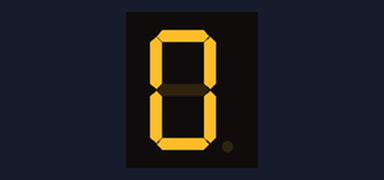
The sketch below on a simulated Arduino Uno, built with avr-gcc and run on an emulated ATmega328P. Shown: 1-digit seven-segment display. Wiring (inferred from the names in the program): 1-digit 7-segment display, segments lit when HIGH: segments pin 2, pin 3, pin 4, pin 5, pin 6, pin 7, pin 8, pin 9. The segment pins are drawn as the display they are named for.

Above: at 0.1 s.
At 1.1 s:
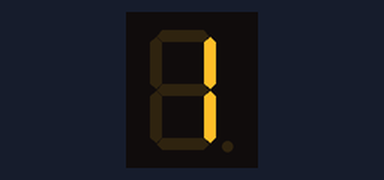
At 2.1 s:
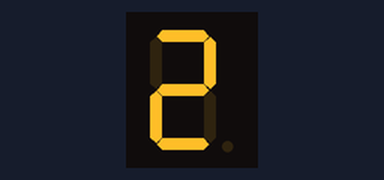
At 5.1 s:
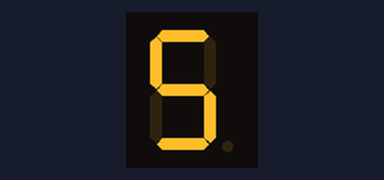
At 8.1 s:
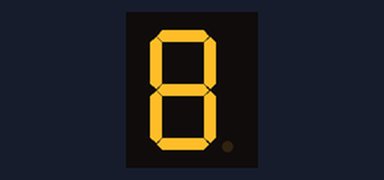
At 11.1 s:
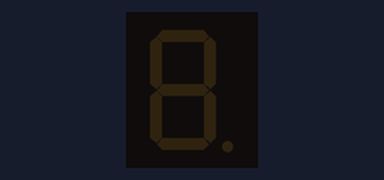

The sketch:

seven_segment_display.ino
```cpp
/*
   7세그먼트 사용하기
   사용부품: 7세그먼트(cathode 타입) 1 개, 저항(330 Ω) 2 개
   cathode 타입 사용 시 common 핀을 GND에 연결(digitalWrite를 HIGH 해야 불 들어옴)
   anode 타입 사용 시 common 핀을 VCC에 연결(digitalWrite를 LOW 해야 불 들어옴)
*/

int A = 2;
int B = 3;
int C = 4;
int D = 5;
int E = 6;
int F = 7;
int G = 8;
int DP = 9;

void setup() {
  Serial.begin(9600);
  pinMode(A, OUTPUT);
  pinMode(B, OUTPUT);
  pinMode(C, OUTPUT);
  pinMode(D, OUTPUT);
  pinMode(E, OUTPUT);
  pinMode(F, OUTPUT);
  pinMode(G, OUTPUT);
  pinMode(DP, OUTPUT);
}

void loop() {
  zero();
  delay(1000);
  one();
  delay(1000);
  two();
  delay(1000);
  three();
  delay(1000);
  four();
  delay(1000);
  five();
  delay(1000);
  six();
  delay(1000);
  seven();
  delay(1000);
  eight();
  delay(1000);
  nine();
  delay(1000);
  all();
  delay(1000);
}

void zero() {
  digitalWrite(A, HIGH);
  digitalWrite(B, HIGH);
  digitalWrite(C, HIGH);
  digitalWrite(D, HIGH);
  digitalWrite(E, HIGH);
  digitalWrite(F, HIGH);
  digitalWrite(G, LOW);
}

void one() {
  digitalWrite(A, LOW);
  digitalWrite(B, HIGH);
  digitalWrite(C, HIGH);
  digitalWrite(D, LOW);
  digitalWrite(E, LOW);
  digitalWrite(F, LOW);
  digitalWrite(G, LOW);
}

void two() {
  digitalWrite(A, HIGH);
  digitalWrite(B, HIGH);
  digitalWrite(C, LOW);
  digitalWrite(D, HIGH);
  digitalWrite(E, HIGH);
  digitalWrite(F, LOW);
  digitalWrite(G, HIGH);
}

void three() {
  digitalWrite(A, HIGH);
  digitalWrite(B, HIGH);
  digitalWrite(C, HIGH);
  digitalWrite(D, HIGH);
  digitalWrite(E, LOW);
  digitalWrite(F, LOW);
  digitalWrite(G, HIGH);
}

void four() {
  digitalWrite(A, LOW);
  digitalWrite(B, HIGH);
  digitalWrite(C, HIGH);
  digitalWrite(D, LOW);
  digitalWrite(E, LOW);
  digitalWrite(F, HIGH);
  digitalWrite(G, HIGH);
}

void five() {
  digitalWrite(A, HIGH);
  digitalWrite(B, LOW);
  digitalWrite(C, HIGH);
  digitalWrite(D, HIGH);
  digitalWrite(E, LOW);
  digitalWrite(F, HIGH);
  digitalWrite(G, HIGH);
}

void six() {
  digitalWrite(A, HIGH);
  digitalWrite(B, LOW);
  digitalWrite(C, HIGH);
  digitalWrite(D, HIGH);
  digitalWrite(E, HIGH);
  digitalWrite(F, HIGH);
  digitalWrite(G, HIGH);
}

void seven() {
  digitalWrite(A, HIGH);
  digitalWrite(B, HIGH);
  digitalWrite(C, HIGH);
  digitalWrite(D, LOW);
  digitalWrite(E, LOW);
  digitalWrite(F, LOW);
  digitalWrite(G, LOW);
}

void eight() {
  digitalWrite(A, HIGH);
  digitalWrite(B, HIGH);
  digitalWrite(C, HIGH);
  digitalWrite(D, HIGH);
  digitalWrite(E, HIGH);
  digitalWrite(F, HIGH);
  digitalWrite(G, HIGH);
}

void nine() {
  digitalWrite(A, HIGH);
  digitalWrite(B, HIGH);
  digitalWrite(C, HIGH);
  digitalWrite(D, HIGH);
  digitalWrite(E, LOW);
  digitalWrite(F, HIGH);
  digitalWrite(G, HIGH);
}

void all() {
  digitalWrite(A, HIGH);
  digitalWrite(B, HIGH);
  digitalWrite(C, HIGH);
  digitalWrite(D, HIGH);
  digitalWrite(E, HIGH);
  digitalWrite(F, HIGH);
  digitalWrite(G, HIGH);
  digitalWrite(DP, HIGH);
  delay(1000);
  digitalWrite(A, LOW);
  digitalWrite(B, LOW);
  digitalWrite(C, LOW);
  digitalWrite(D, LOW);
  digitalWrite(E, LOW);
  digitalWrite(F, LOW);
  digitalWrite(G, LOW);
  digitalWrite(DP, LOW);
}
```

Measured:
- by itself, everything shown: repeats every 12.0 s, in 12 steps
- what the display in image 1 shows lasts 1.0 s, from 1.0 s to 2.0 s
